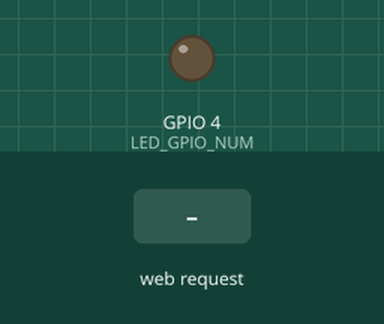
Recording of a sketch running on a simulated ESP32. Shown: output pins drawn as LEDs (lit = HIGH). The test bench sets the inputs (shaded band). WiFi joins after 1.5 s; servers stay silent unless stated; the camera gives no picture; what the sketch prints to the serial monitor is not drawn.

Above: at 3.0 s.
3.1 s: HTTP request GET /flash received
At 3.6 s:
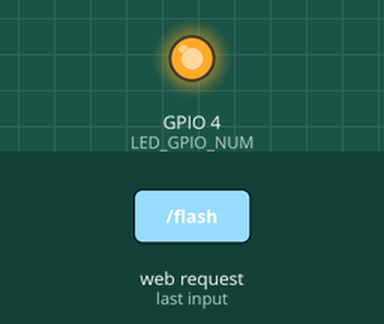
Timing chart, 0 to 6.1 s (numbered marks = the images above; inputs shaded):
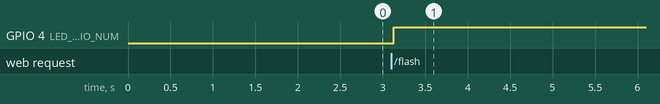

Measured:
- after the input at 3.1 s, GPIO 4 (LED_GPIO_NUM): LOW → HIGH at once

The sketch:

ESP32.ino
```cpp
#include "esp_camera.h"
#include <WiFi.h>
#include <WiFiManager.h>
#include <ESPAsyncWebServer.h>
#include "esp_timer.h"
#include "esp_heap_caps.h"

// Camera pins for AI Thinker ESP32-CAM
#define PWDN_GPIO_NUM     32
#define RESET_GPIO_NUM    -1
#define XCLK_GPIO_NUM      0
#define SIOD_GPIO_NUM     26
#define SIOC_GPIO_NUM     27
#define Y9_GPIO_NUM       35
#define Y8_GPIO_NUM       34
#define Y7_GPIO_NUM       39
#define Y6_GPIO_NUM       36
#define Y5_GPIO_NUM       21
#define Y4_GPIO_NUM       19
#define Y3_GPIO_NUM       18
#define Y2_GPIO_NUM        5
#define VSYNC_GPIO_NUM    25
#define HREF_GPIO_NUM     23
#define PCLK_GPIO_NUM     22
#define LED_GPIO_NUM       4

AsyncWebServer server(80);
bool flashState = false;
bool streaming = false;

// Performance monitoring
volatile unsigned long frameCount = 0;
volatile unsigned long lastFpsCheck = 0;
volatile float currentFps = 0;

// Streaming optimization
SemaphoreHandle_t frameMutex;

// Function declarations
void handleStreamRequest(AsyncWebServerRequest *request);
void handleFlash(AsyncWebServerRequest *request);
void handleStatus(AsyncWebServerRequest *request);
size_t optimizedStreamCallback(uint8_t *buffer, size_t maxLen, size_t index);

void setup() {
  Serial.begin(115200);
  Serial.setDebugOutput(false);

  pinMode(LED_GPIO_NUM, OUTPUT);
  digitalWrite(LED_GPIO_NUM, LOW);

  // Maximum performance settings
  setCpuFrequencyMhz(240);

  // Create mutex for frame access
  frameMutex = xSemaphoreCreateMutex();

  // Ultra-optimized camera configuration
  camera_config_t config;
  config.ledc_channel = LEDC_CHANNEL_0;
  config.ledc_timer = LEDC_TIMER_0;
  config.pin_d0 = Y2_GPIO_NUM;
  config.pin_d1 = Y3_GPIO_NUM;
  config.pin_d2 = Y4_GPIO_NUM;
  config.pin_d3 = Y5_GPIO_NUM;
  config.pin_d4 = Y6_GPIO_NUM;
  config.pin_d5 = Y7_GPIO_NUM;
  config.pin_d6 = Y8_GPIO_NUM;
  config.pin_d7 = Y9_GPIO_NUM;
  config.pin_xclk = XCLK_GPIO_NUM;
  config.pin_pclk = PCLK_GPIO_NUM;
  config.pin_vsync = VSYNC_GPIO_NUM;
  config.pin_href = HREF_GPIO_NUM;
  config.pin_sscb_sda = SIOD_GPIO_NUM;
  config.pin_sscb_scl = SIOC_GPIO_NUM;
  config.pin_pwdn = PWDN_GPIO_NUM;
  config.pin_reset = RESET_GPIO_NUM;

  // Professional streaming settings
  config.xclk_freq_hz = 20000000;
  config.pixel_format = PIXFORMAT_JPEG;
  config.frame_size = FRAMESIZE_VGA;  // 640x480 for best balance
  config.jpeg_quality = 10;           // Optimized quality
  config.fb_count = 3;                // Triple buffering for smoothness
  config.fb_location = CAMERA_FB_IN_PSRAM;
  config.grab_mode = CAMERA_GRAB_LATEST;

  esp_err_t err = esp_camera_init(&config);
  if (err != ESP_OK) {
    Serial.printf("Camera init failed with error 0x%x\n", err);
    return;
  }

  // Professional sensor optimization
  sensor_t * s = esp_camera_sensor_get();
  if (s != NULL) {
    // Image quality for fire detection
    s->set_brightness(s, 0);
    s->set_contrast(s, 1);
    s->set_saturation(s, 0);
    s->set_special_effect(s, 0);

    // Optimized auto settings
    s->set_whitebal(s, 1);
    s->set_awb_gain(s, 1);
    s->set_wb_mode(s, 0);
    s->set_exposure_ctrl(s, 1);
    s->set_aec2(s, 0);
    s->set_ae_level(s, 0);
    s->set_aec_value(s, 300);
    s->set_gain_ctrl(s, 1);
    s->set_agc_gain(s, 0);
    s->set_gainceiling(s, (gainceiling_t)2);

    // Image processing optimization
    s->set_bpc(s, 0);
    s->set_wpc(s, 1);
    s->set_raw_gma(s, 1);
    s->set_lenc(s, 1);
    s->set_hmirror(s, 0);
    s->set_vflip(s, 0);
    s->set_dcw(s, 1);
    s->set_colorbar(s, 0);

    // Frame rate optimization
    s->set_reg(s, 0x11, 0, 0x00);
  }

  // WiFi optimization
  WiFi.mode(WIFI_STA);
  WiFi.setSleep(false);
  WiFi.setTxPower(WIFI_POWER_19_5dBm);

  WiFiManager wifiManager;
  wifiManager.setConfigPortalTimeout(120);

  if (!wifiManager.autoConnect("FIRELINX-CAM")) {
    Serial.println("WiFi connection failed. Restarting...");
    ESP.restart();
  }

  // Create separator line
  String separator = "";
  for(int i = 0; i < 50; i++) {
    separator += "=";
  }

  Serial.println("\n" + separator);
  Serial.println("🔥 FIRELINX Professional Camera Module");
  Serial.println(separator);
  Serial.printf("📡 Stream URL: http://%s/stream\n", WiFi.localIP().toString().c_str());
  Serial.printf("💡 Flash URL: http://%s/flash\n", WiFi.localIP().toString().c_str());
  Serial.printf("📊 Status URL: http://%s/status\n", WiFi.localIP().toString().c_str());
  Serial.println(separator);

  // Setup optimized server routes
  server.on("/stream", HTTP_GET, handleStreamRequest);
  server.on("/flash", HTTP_GET, handleFlash);
  server.on("/status", HTTP_GET, handleStatus);

  // CORS and caching headers
  DefaultHeaders::Instance().addHeader("Access-Control-Allow-Origin", "*");
  DefaultHeaders::Instance().addHeader("Access-Control-Allow-Methods", "GET");
  DefaultHeaders::Instance().addHeader("Cache-Control", "no-cache, no-store, must-revalidate");

  server.begin();
  Serial.println("🚀 HTTP server started");
}

void loop() {
  // Minimal loop for maximum performance
  vTaskDelay(1 / portTICK_PERIOD_MS);

  // Update FPS counter
  if (xSemaphoreTake(frameMutex, 10) == pdTRUE) {
    frameCount++;
    if (millis() - lastFpsCheck > 1000) {
      currentFps = frameCount;
      frameCount = 0;
      lastFpsCheck = millis();
    }
    xSemaphoreGive(frameMutex);
  }
}

void handleStreamRequest(AsyncWebServerRequest *request) {
  AsyncWebServerResponse *response = request->beginChunkedResponse(
    "multipart/x-mixed-replace; boundary=frame",
    [](uint8_t *buffer, size_t maxLen, size_t index) -> size_t {
      return optimizedStreamCallback(buffer, maxLen, index);
    }
  );

  response->addHeader("Access-Control-Allow-Origin", "*");
  response->addHeader("Cache-Control", "no-cache");
  response->addHeader("Pragma", "no-cache");

  request->send(response);
  streaming = true;
}

size_t optimizedStreamCallback(uint8_t *buffer, size_t maxLen, size_t index) {
  static camera_fb_t *fb = nullptr;
  static size_t fbPos = 0;
  static bool headerSent = false;

  // Get new frame if needed
  if (fb == nullptr) {
    fb = esp_camera_fb_get();
    if (!fb) return 0;
    fbPos = 0;
    headerSent = false;
  }

  size_t bytesToSend = 0;

  if (!headerSent) {
    // Send frame header
    String header = "--frame\r\nContent-Type: image/jpeg\r\nContent-Length: ";
    header += String(fb->len) + "\r\n\r\n";

    size_t headerLen = header.length();
    if (headerLen <= maxLen) {
      memcpy(buffer, header.c_str(), headerLen);
      bytesToSend = headerLen;
      headerSent = true;
    }
  }
  else if (fbPos < fb->len) {
    // Send frame data in optimal chunks
    size_t remainingBytes = fb->len - fbPos;
    size_t chunkSize = min(remainingBytes, maxLen);

    memcpy(buffer, fb->buf + fbPos, chunkSize);
    fbPos += chunkSize;
    bytesToSend = chunkSize;

    // Check if frame is complete
    if (fbPos >= fb->len) {
      // Add frame footer if there's space
      if (chunkSize < maxLen) {
        memcpy(buffer + chunkSize, "\r\n", 2);
        bytesToSend += 2;
      }

      // Release frame and reset
      esp_camera_fb_return(fb);
      fb = nullptr;
    }
  }

  return bytesToSend;
}

void handleFlash(AsyncWebServerRequest *request) {
  flashState = !flashState;
  digitalWrite(LED_GPIO_NUM, flashState ? HIGH : LOW);

  String response = "{\n";
  response += "  \"status\": \"" + String(flashState ? "ON" : "OFF") + "\",\n";
  response += "  \"timestamp\": " + String(millis()) + "\n";
  response += "}";

  request->send(200, "application/json", response);
}

void handleStatus(AsyncWebServerRequest *request) {
  String json = "{\n";
  json += "  \"heap\": " + String(ESP.getFreeHeap()) + ",\n";
  json += "  \"psram\": " + String(ESP.getFreePsram()) + ",\n";
  json += "  \"flash\": \"" + String(flashState ? "ON" : "OFF") + "\",\n";
  json += "  \"wifi_strength\": " + String(WiFi.RSSI()) + ",\n";
  json += "  \"fps\": " + String(currentFps) + ",\n";
  json += "  \"streaming\": " + String(streaming ? "true" : "false") + ",\n";
  json += "  \"cpu_freq\": " + String(getCpuFrequencyMhz()) + ",\n";
  json += "  \"uptime\": " + String(millis()) + "\n";
  json += "}";

  request->send(200, "application/json", json);
}
```
